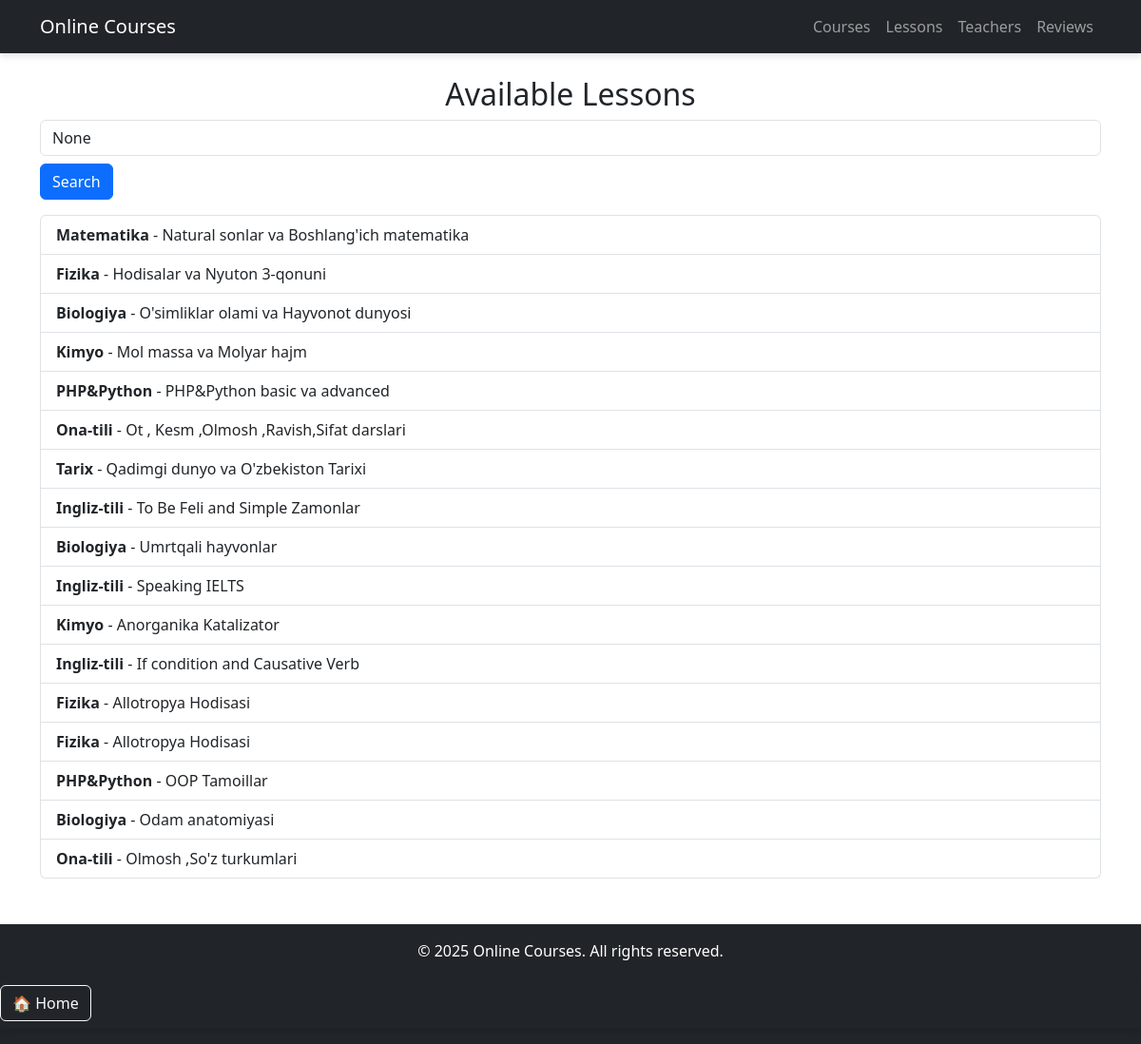
The page /lessons/list/ on the database its author committed.
### librarys/models.py (models this page shows, shortened)
class Lesson(models.Model):
    course = models.ForeignKey(Course, on_delete=models.CASCADE)
    title = models.CharField(max_length=255)
    content = models.TextField()
    video = models.URLField(blank=True, null=True)
    order = models.PositiveIntegerField()

class Course(models.Model):
    title = models.CharField(max_length=255)
    description = models.TextField()
    teacher = models.ForeignKey(Teacher, on_delete=models.CASCADE)
    price = models.DecimalField(decimal_places=2, max_digits=10, default=0)
    created_at = models.DateTimeField(auto_now_add=True)
    def __str__(self):
        return self.title

### librarys/views.py (the view)
# urls.py: path('lessons/list/',lesson_list,name='lesson-list'),
def lesson_list(request):
    search = request.GET.get('search')
    if search:
        forms = Lesson.objects.filter(title__icontains=search)
    else:
        forms = Lesson.objects.all()
    return  render(request,'library/lesson_list.html',{'forms':forms,"search":search})

### librarys/templates/library/lesson_list.html (shortened to what this page needs)
{% extends 'library/base.html' %}
{% block content %}
<h2 class="text-center">Available Lessons</h2>
<form class="mb-3">
    <input name="search" value="{{ search }}" class="form-control" placeholder="Search Lesson">
    <button type="submit" class="btn btn-primary mt-2">Search</button>
</form>
<div class="list-group">
    {% for form in forms %}
        <a href="{% url 'lesson-view' form.pk %}" class="list-group-item list-group-item-action">
            <strong>{{ form.course }}</strong> - {{ form.title }}
        </a>
    {% endfor %}
</div>
{% endblock %}

### librarys/static/css/style.css (style rules this page uses)
body { background-color: #f8f9fa; font-family: Arial, sans-serif; }
.btn { border-radius: 5px; padding: 10px 20px; }

### rows shown on the page
Lesson: course "Matematika", title "Natural sonlar va Boshlang'ich matematika"
Lesson: course "Fizika", title "Hodisalar va Nyuton 3-qonuni"
Lesson: course "Biologiya", title "O'simliklar olami va Hayvonot dunyosi"
Lesson: course "Kimyo", title "Mol massa va Molyar hajm"
Lesson: course "PHP&Python", title "PHP&Python basic va advanced"
Lesson: course "Ona-tili", title "Ot , Kesm ,Olmosh ,Ravish,Sifat darslari"
Lesson: course "Tarix", title "Qadimgi dunyo va O'zbekiston Tarixi"
Lesson: course "Ingliz-tili", title "To Be Feli and Simple Zamonlar"
Lesson: course "Biologiya", title "Umrtqali hayvonlar"
Lesson: course "Ingliz-tili", title "Speaking IELTS"
Lesson: course "Kimyo", title "Anorganika Katalizator"
Lesson: course "Ingliz-tili", title "If condition and Causative Verb"
Lesson: course "Fizika", title "Allotropya Hodisasi"
Lesson: course "Fizika", title "Allotropya Hodisasi"
Lesson: course "PHP&Python", title "OOP Tamoillar"
Lesson: course "Biologiya", title "Odam anatomiyasi"
Lesson: course "Ona-tili", title "Olmosh ,So'z turkumlari"
